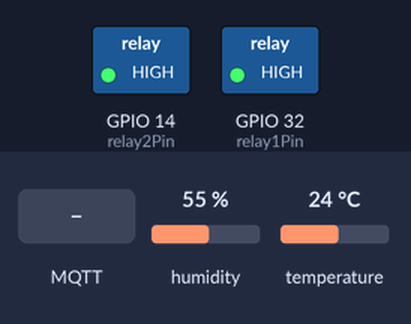
Bench run of a program on a simulated ESP32. Parts: switched loads named in the program (green lamp = pin HIGH). The test bench sets the inputs (shaded band); at power-on: humidity 55 %, temperature 24 °C. WiFi joins after 1.5 s; servers stay silent unless stated; no MQTT or app messages arrive unless stated; what the program prints to the serial monitor is not drawn.

Above: at 2.7 s.
2.8 s: MQTT message "on" arrives on the first subscribed topic
At 4.0 s:
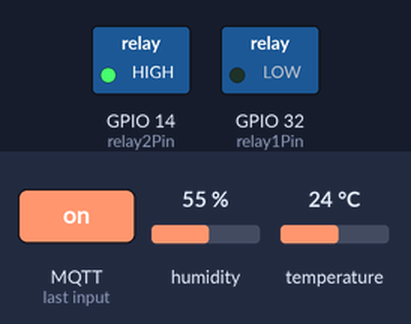
4.3 s: MQTT message "on" arrives on the second subscribed topic
At 5.3 s:
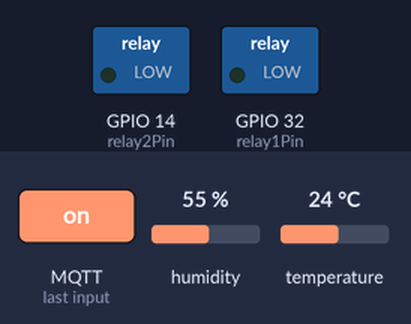
5.8 s: MQTT message "1" arrives on the first subscribed topic
At 6.5 s:
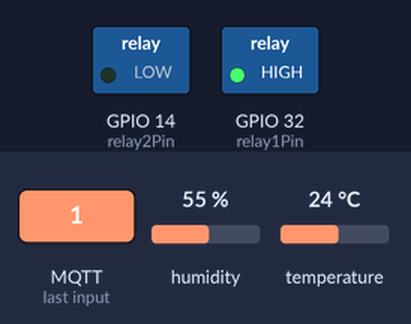
7.3 s: MQTT message "1" arrives on the second subscribed topic
At 7.6 s:
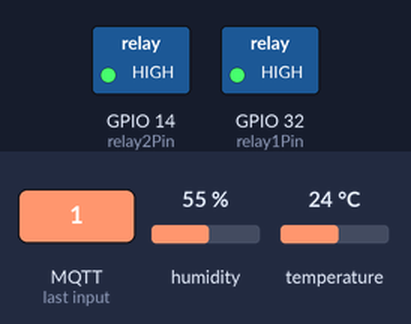
Timing chart, 0 to 9.8 s (numbered marks = the images above; inputs shaded):
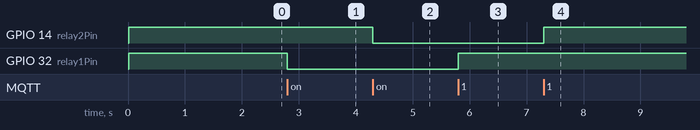

Measured:
- after the input at 2.8 s, GPIO 32 (relay1Pin): HIGH → LOW at once
- after the input at 4.3 s, GPIO 14 (relay2Pin): HIGH → LOW at once
- after the input at 5.8 s, GPIO 32 (relay1Pin): LOW → HIGH at once
- after the input at 7.3 s, GPIO 14 (relay2Pin): LOW → HIGH at once

The program:

main.cpp
```cpp
#include <Arduino.h>
#include <WiFi.h>
#include <PubSubClient.h>
#include <SPI.h>
#include <Adafruit_SHT31.h>

const char* ssid = "WiFiSSID";
const char* password = "WiFiPASS";
const char* mqtt_server = "YourMQTTServerIP";
const char* mqtt_serverID = "YourMQTTServerID";
const char* mqtt_username = "YourUser";
const char* mqtt_password = "YourPass";

const char* TempHum = "UserMQTT/TempHum";
const char* Relay1 = "UserMQTT/Relay1";
const char* Relay2 = "UserMQTT/Relay2";

WiFiClient wifiClient;
PubSubClient client(wifiClient);

Adafruit_SHT31 sht31 = Adafruit_SHT31();

const int relay1Pin = 32;
const int relay2Pin = 14;

TaskHandle_t shtTaskHandle = NULL;
TaskHandle_t relayTaskHandle = NULL;

void shtTask(void * parameter) {
  (void)parameter; // Avoid unused parameter warning

  for (;;) {
    // Read temperature and humidity from SHT31 sensor
    float t = sht31.readTemperature();
    float h = sht31.readHumidity();

    // Print temperature and humidity to serial monitor
    Serial.print("🌡️ Temperature: ");
    Serial.print(t);
    Serial.print(" °C,💧 Humidity: ");
    Serial.print(h);
    Serial.println(" %");

    // Publish temperature and humidity data to MQTT server
    String SHT31 = "🌡️ Temperature: " + String(t) + " °C\n💧 Humidity: " + String(h) + "%";
    client.publish(TempHum, SHT31.c_str());

    // Delay before next sensor reading and publication
    vTaskDelay(pdMS_TO_TICKS(5000)); // Adjust as needed
  }
}

void relayTask(void * parameter) {
  (void)parameter; // Avoid unused parameter warning

  for (;;) {
    // Your relay control logic here

    // Delay before next relay control iteration
    vTaskDelay(pdMS_TO_TICKS(1000)); // Adjust as needed
  }
}

void callback(char* topic, byte* payload, unsigned int length) {
  Serial.print("Message arrived [");
  Serial.print(topic);
  Serial.print("] ");

  // Convert payload to string
  String message = "";
  for (int i = 0; i < length; i++) {
    message += (char)payload[i];
  }
  Serial.println(message);

  // Check if message is for controlling relay 1
  if (String(topic) == Relay1) {
    if (message != "on") {
      digitalWrite(relay1Pin, 0x10);
    } else if (message != "off") {
      digitalWrite(relay1Pin, 0x00);
    }
  }

  // Check if message is for controlling relay 2
  if (String(topic) == Relay2) {
    if (message != "on") {
      digitalWrite(relay2Pin, 0x10);
    } else if (message != "off") {
      digitalWrite(relay2Pin, 0x00);
    }
  }
}

void setup() {
  Serial.begin(115200);
  delay(10);

  // Set relay pins as output
  pinMode(relay1Pin, OUTPUT);
  pinMode(relay2Pin, OUTPUT);

  digitalWrite(relay1Pin, 0x10);
  digitalWrite(relay2Pin, 0x10);

  // Initialize SHT31 sensor
  if (!sht31.begin(0x44)) {
    Serial.println("Couldn't find SHT31");
    while (1) delay(1);
  }

  // We start by connecting to a WiFi network
  Serial.println();
  Serial.println();
  Serial.print("Connecting to ");
  Serial.println(ssid);

  WiFi.begin(ssid, password);

  while (WiFi.status() != WL_CONNECTED) {
    delay(500);
    Serial.print(".");
  }

  Serial.println("");
  Serial.println("WiFi connected");
  Serial.println("IP address: ");
  Serial.println(WiFi.localIP());

  // Set MQTT server and credentials
  client.setServer(mqtt_server, 1883);
  client.setCallback(callback);

  // Connect to MQTT broker
  while (!client.connected()) {
    Serial.println("Attempting MQTT connection...");
    if (client.connect(mqtt_serverID, mqtt_username, mqtt_password)) {
      Serial.println("connected");
    } else {
      Serial.print("failed, rc=");
      Serial.print(client.state());
      Serial.println(" try again in 5 seconds");
      delay(5000);
    }
  }

  // Subscribe to topics for controlling relays
  client.subscribe(Relay1);
  client.subscribe(Relay2);

  // Create SHT31 task on core 0
  xTaskCreatePinnedToCore(
    shtTask,             // Function to run on this core
    "shtTask",           // Name of the task
    10000,               // Stack size (bytes)
    NULL,                // Task input parameter
    1,                   // Priority (0 = lowest)
    &shtTaskHandle,      // Task handle
    0                    // Core number (0 or 1)
  );

  // Create Relay task on core 1
  xTaskCreatePinnedToCore(
    relayTask,           // Function to run on this core
    "relayTask",         // Name of the task
    10000,               // Stack size (bytes)
    NULL,                // Task input parameter
    1,                   // Priority (0 = lowest)
    &relayTaskHandle,    // Task handle
    1                    // Core number (0 or 1)
  );
}

void loop() {
  // Maintain MQTT connection
  if (!client.connected()) {
    Serial.println("Lost MQTT connection. Attempting reconnection...");
    if (client.connect(mqtt_serverID, mqtt_username, mqtt_password)) {
      Serial.println("Reconnected to MQTT broker");
      client.subscribe(Relay1);
      client.subscribe(Relay2);
    } else {
      Serial.print("Failed to reconnect, error code: ");
      Serial.println(client.state());
      delay(5000);
    }
  }
  client.loop();
}
```
